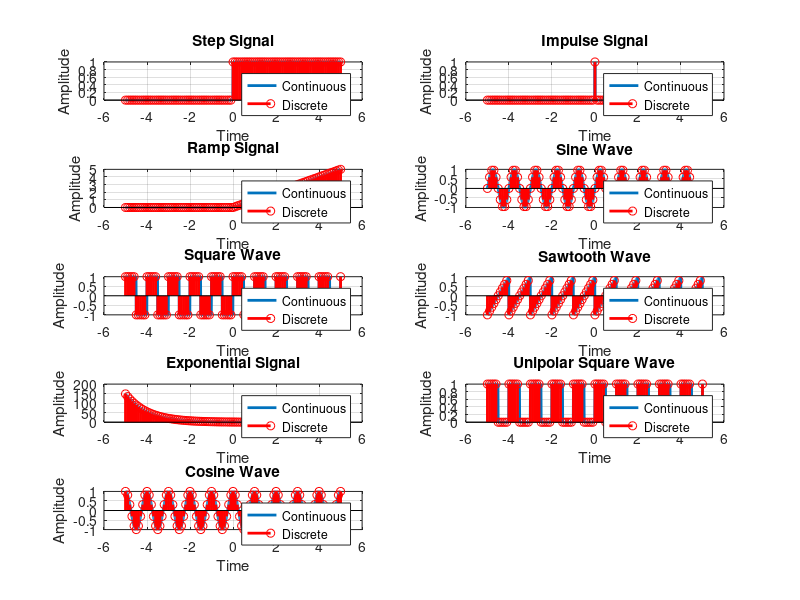

Recreate this plot in MATLAB.
clc;clear;
t = -5:0.01:5;    % Continuous time vector 
n = -5:0.1:5;     % Discrete time vector 

figure;

%% 1. Step Signal
subplot(5,2,1);
step_signal_continuous = t >= 0;
step_signal_discrete = n >= 0;
plot(t, step_signal_continuous, 'LineWidth', 2); 
hold on;
stem(n, step_signal_discrete, 'r', 'LineWidth', 2); 
title('Step Signal');
xlabel('Time');
ylabel('Amplitude');
legend('Continuous', 'Discrete');
grid on;
hold off;

%% 2. Impulse Signal
subplot(5,2,2);
impulse_signal_continuous = t == 0; 
impulse_signal_discrete = n == 0;
plot(t, impulse_signal_continuous, 'LineWidth', 2);
hold on;
stem(n, impulse_signal_discrete, 'r', 'LineWidth', 2);
title('Impulse Signal');
xlabel('Time');
ylabel('Amplitude');
legend('Continuous', 'Discrete');
grid on;
hold off;

%% 3. Ramp Signal
subplot(5,2,3);
ramp_signal_continuous = t .* (t >= 0);
ramp_signal_discrete = n .* (n >= 0);
plot(t, ramp_signal_continuous, 'LineWidth', 2);
hold on;
stem(n, ramp_signal_discrete, 'r', 'LineWidth', 2);
title('Ramp Signal');
xlabel('Time');
ylabel('Amplitude');
legend('Continuous', 'Discrete');
grid on;
hold off;

%% 4. Sine Wave
subplot(5,2,4);
sine_wave_continuous = sin(2*pi*t);
sine_wave_discrete = sin(2*pi*n);
plot(t, sine_wave_continuous, 'LineWidth', 2);
hold on;
stem(n, sine_wave_discrete, 'r', 'LineWidth', 2);
title('Sine Wave');
xlabel('Time');
ylabel('Amplitude');
legend('Continuous', 'Discrete');
grid on;
hold off;

%% 5. Square Wave
subplot(5,2,5);
square_wave_continuous = square(2*pi*t);
square_wave_discrete = square(2*pi*n);
plot(t, square_wave_continuous, 'LineWidth', 2);
hold on;
stem(n, square_wave_discrete, 'r', 'LineWidth', 2);
title('Square Wave');
xlabel('Time');
ylabel('Amplitude');
legend('Continuous', 'Discrete');
grid on;
hold off;

%% 6. Sawtooth Wave
subplot(5,2,6);
sawtooth_wave_continuous = sawtooth(2*pi*t);
sawtooth_wave_discrete = sawtooth(2*pi*n);
plot(t, sawtooth_wave_continuous, 'LineWidth', 2);
hold on;
stem(n, sawtooth_wave_discrete, 'r', 'LineWidth', 2);
title('Sawtooth Wave');
xlabel('Time');
ylabel('Amplitude');
legend('Continuous', 'Discrete');
grid on;
hold off;

%% 7. Exponential Signal
subplot(5,2,7);
exp_signal_continuous = exp(-t);  
exp_signal_discrete = exp(-n);    
plot(t, exp_signal_continuous, 'LineWidth', 2);
hold on;
stem(n, exp_signal_discrete, 'r', 'LineWidth', 2);
title('Exponential Signal');
xlabel('Time');
ylabel('Amplitude');
legend('Continuous', 'Discrete');
grid on;
hold off;

%% 8. Unipolar Square Wave
subplot(5,2,8);
unipolar_wave_continuous = 0.5*(square_wave_continuous + 1);
unipolar_wave_discrete = 0.5*(square_wave_discrete + 1);
plot(t, unipolar_wave_continuous, 'LineWidth', 2);
hold on;
stem(n, unipolar_wave_discrete, 'r', 'LineWidth', 2);
title('Unipolar Square Wave');
xlabel('Time');
ylabel('Amplitude');
legend('Continuous', 'Discrete');
grid on;
hold off;

%% 9. Cosine Wave
subplot(5,2,9);
cosine_wave_continuous = cos(2*pi*t);
cosine_wave_discrete = cos(2*pi*n);
plot(t, cosine_wave_continuous, 'LineWidth', 2);
hold on;
stem(n, cosine_wave_discrete, 'r', 'LineWidth', 2);
title('Cosine Wave');
xlabel('Time');
ylabel('Amplitude');
legend('Continuous', 'Discrete');
grid on;
hold off;
